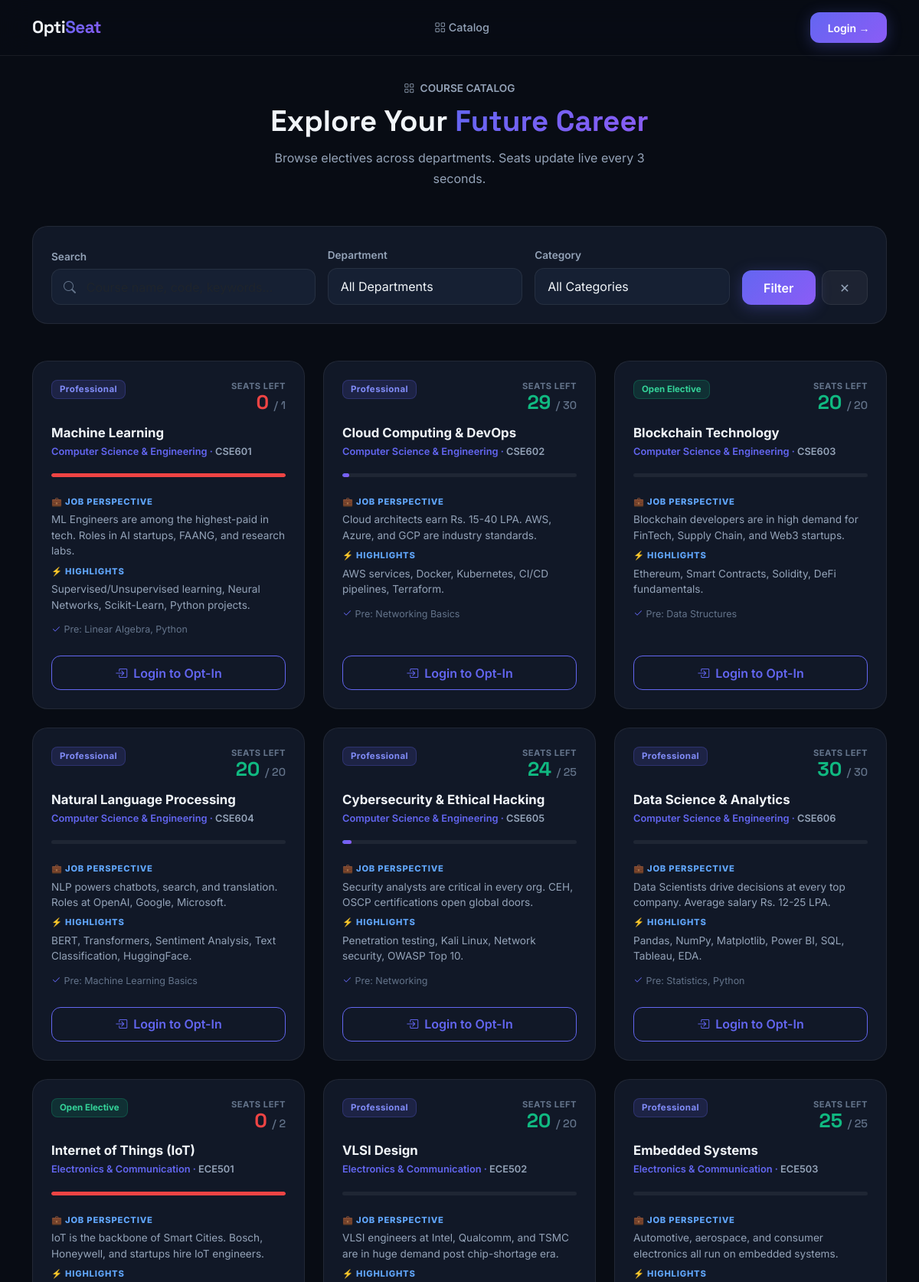
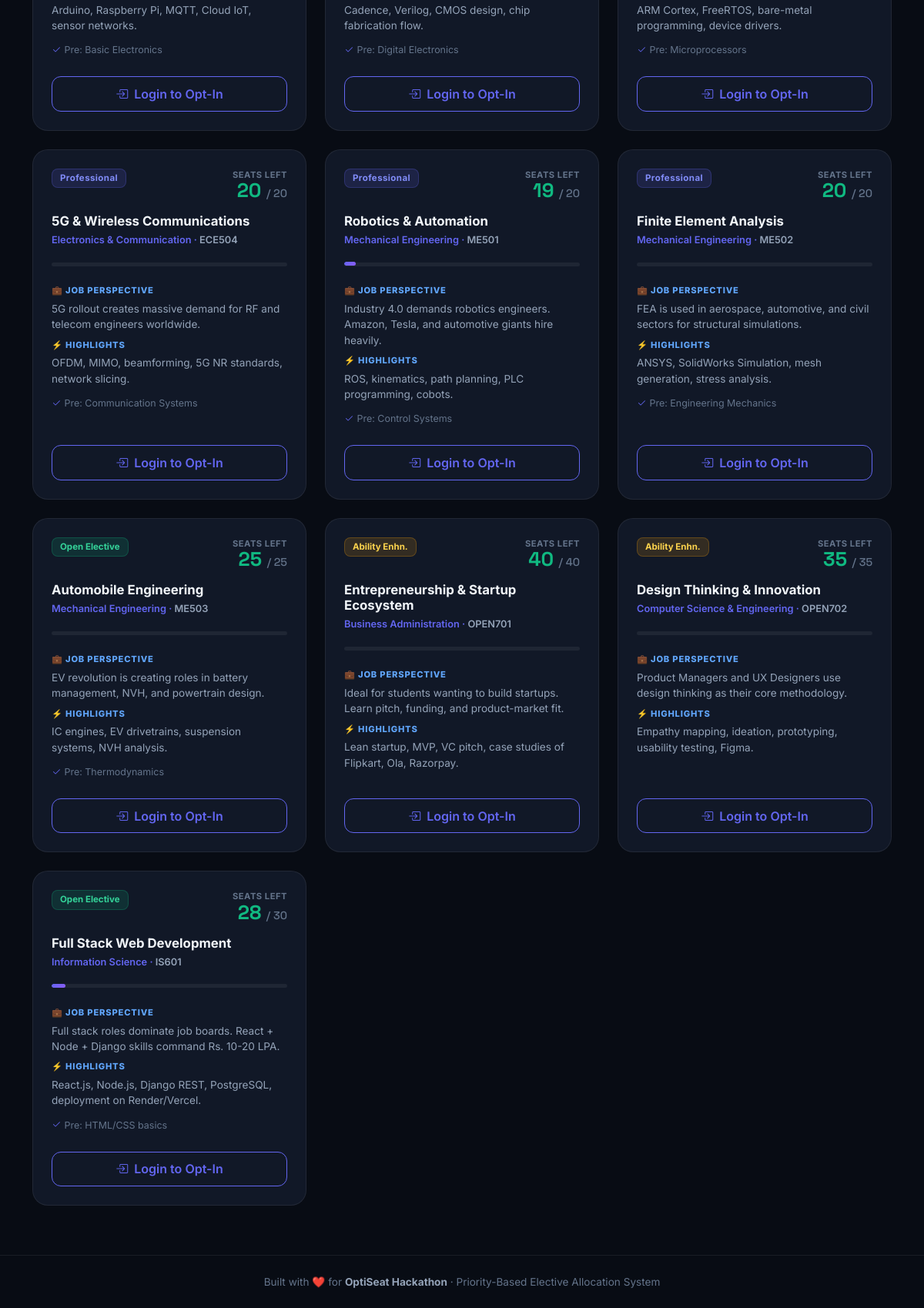
Page /catalog/ on the committed database (2 pictures, top to bottom).
### electives/models.py (models this page shows, shortened)
class Course(models.Model):
    name = models.CharField(max_length=200)
    code = models.CharField(max_length=20, unique=True)
    department = models.ForeignKey(Department, on_delete=models.CASCADE, related_name='courses')
    category = models.CharField(max_length=20, choices=CATEGORY_CHOICES)
    job_perspective = models.TextField()
    salient_features = models.TextField(blank=True)
    prerequisites = models.TextField(blank=True, default='None')
    is_open_elective = models.BooleanField(default=False)
    capacity = models.PositiveIntegerField(default=30)
    current_seats = models.PositiveIntegerField(default=0)
    @property
    def available_seats(self):
        return max(self.capacity - self.current_seats, 0)
    @property
    def fill_percentage(self):
        if self.capacity == 0:
            return 0
        return int((self.current_seats / self.capacity) * 100)

class Department(models.Model):
    name = models.CharField(max_length=100)
    code = models.CharField(max_length=10, unique=True)

### electives/views.py (the view)
# urls.py: path('catalog/',          views.catalog,             name='catalog'),
def catalog(request):
    courses   = Course.objects.select_related('department').all()
    cat_filter  = request.GET.get('category', '')
    dept_filter = request.GET.get('department', '')
    q_filter    = request.GET.get('q', '')
    if cat_filter:
        courses = courses.filter(category=cat_filter)
    if dept_filter:
        courses = courses.filter(department__code=dept_filter)
    if q_filter:
        courses = courses.filter(
            Q(name__icontains=q_filter) |
            Q(code__icontains=q_filter) |
            Q(job_perspective__icontains=q_filter)
        )
    student = get_student_or_none(request.user) if request.user.is_authenticated else None
    return render(request, 'electives/catalog.html', {
        'courses':      courses,
        'departments':  Department.objects.all(),
        'category_filter': cat_filter,
        'dept_filter':  dept_filter,
        'q_filter':     q_filter,
        'is_student':   student is not None,
    })

### templates/electives/catalog.html (shortened to what this page needs)
{% extends 'base.html' %}
{% block content %}
<div class="container">
  <div class="text-center mb-5 fade-up">
    <div style="color:var(--muted2);font-size:.85rem;font-weight:600;margin-bottom:.6rem;"><i class="bi bi-grid me-1"></i> COURSE CATALOG</div>
    <h1 class="section-title" style="font-size:2.4rem;">Explore Your <span class="text-grad">Future Career</span></h1>
    <p style="color:var(--muted2);max-width:520px;margin:0 auto;margin-top:.7rem;line-height:1.7;">
      Browse electives across departments. Seats update live every 3 seconds.
    </p>
  </div>
  <div class="glass-card p-4 mb-5 fade-up delay-1">
    <form method="get" id="filterForm">
      <div class="row g-3 align-items-end">
        <div class="col-lg-4">
          <label class="form-label">Search</label>
          <div class="position-relative">
            <i class="bi bi-search position-absolute" style="left:1rem;top:50%;transform:translateY(-50%);color:var(--muted);"></i>
            <input type="text" name="q" value="{{ q_filter }}" class="form-control search-box" placeholder="Course name, code, keywords…">
          </div>
        </div>
        <div class="col-lg-3">
          <label class="form-label">Department</label>
          <select name="department" class="form-select">
            <option value="">All Departments</option>
          </select>
        </div>
        <div class="col-lg-3">
          <label class="form-label">Category</label>
          <select name="category" class="form-select">
            <option value="">All Categories</option>
          </select>
        </div>
        <div class="col-lg-2">
          <div class="d-flex gap-2">
            <button type="submit" class="btn btn-accent flex-grow-1">Filter</button>
            <a href="{% url 'catalog' %}" class="btn btn-ghost">✕</a>
          </div>
        </div>
      </div>
    </form>
  </div>
  <div class="row g-4" id="courseGrid">
    {% for course in courses %}
    <div class="col-md-6 col-xl-4 fade-up" style="animation-delay:{{ forloop.counter0 }}00ms;">
      <div class="glass-card p-4 h-100 d-flex flex-column">
        <div class="d-flex justify-content-between align-items-start mb-3">
          {% if course.category == 'PROFESSIONAL' %}
            <span class="badge-pro">Professional</span>
          {% elif course.category == 'OPEN' %}
            <span class="badge-open">Open Elective</span>
          {% else %}
            <span class="badge-ability">Ability Enhn.</span>
          {% endif %}
          <div class="text-end">
            <div style="color:var(--muted);font-size:.7rem;font-weight:700;text-transform:uppercase;letter-spacing:.5px;">Seats Left</div>
            <div style="font-family:'Space Grotesk',sans-serif;font-size:1.6rem;font-weight:800;line-height:1;">
              <span class="seat-counter {% if course.available_seats < 3 %}seat-low{% else %}seat-ok{% endif %}"
                    data-course-id="{{ course.id }}">{{ course.available_seats }}</span>
              <span style="font-size:.9rem;color:var(--muted);font-weight:500;">/ {{ course.capacity }}</span>
            </div>
          </div>
        </div>
        <h3 style="font-weight:700;font-size:1.05rem;margin-bottom:.3rem;">{{ course.name }}</h3>
        <div style="color:var(--accent);font-size:.8rem;font-weight:600;margin-bottom:1.2rem;">
          {{ course.department.name }} · <span style="color:var(--muted2);">{{ course.code }}</span>
        </div>
        <div class="progress mb-4" style="height:5px;">
          <div class="progress-bar-accent" style="width:{{ course.fill_percentage }}%;{% if course.available_seats == 0 %}background:var(--red)!important;{% endif %}"></div>
        </div>
        <div class="flex-grow-1">
          <div class="mb-2">
            <div style="color:#60A5FA;font-size:.7rem;font-weight:800;text-transform:uppercase;letter-spacing:.8px;margin-bottom:.3rem;">💼 Job Perspective</div>
            <p style="color:var(--muted2);font-size:.85rem;line-height:1.5;margin:0;">{{ course.job_perspective|truncatewords:18 }}</p>
          </div>
          {% if course.salient_features %}
          <div class="mt-2 mb-2">
            <div style="color:#60A5FA;font-size:.7rem;font-weight:800;text-transform:uppercase;letter-spacing:.8px;margin-bottom:.3rem;">⚡ Highlights</div>
            <p style="color:var(--muted2);font-size:.85rem;line-height:1.5;margin:0;">{{ course.salient_features|truncatewords:12 }}</p>
          </div>
          {% endif %}
          {% if course.prerequisites and course.prerequisites != 'None' %}
          <div class="mt-2">
            <span style="color:var(--muted);font-size:.78rem;"><i class="bi bi-check2 text-accent me-1"></i>Pre: {{ course.prerequisites }}</span>
          </div>
          {% endif %}
        </div>
        <div class="mt-4">
          {% if user.is_authenticated and is_student %}
            <a href="{% url 'submit_preference' %}" class="btn btn-accent w-100 {% if course.available_seats == 0 %}opacity-50{% endif %}"
               {% if course.available_seats == 0 %}style="pointer-events:none;"{% endif %}>
              {% if course.available_seats > 0 %}
                <i class="bi bi-plus-lg me-1"></i> Add to Preferences
              {% else %}
                <i class="bi bi-x-circle me-1"></i> Fully Booked
              {% endif %}
            </a>
          {% elif user.is_staff %}
            <div class="text-center py-2" style="color:var(--muted);font-size:.82rem;"><i class="bi bi-eye me-1"></i>Admin View</div>
          {% else %}
            <a href="{% url 'login' %}" class="btn btn-outline-accent w-100">
              <i class="bi bi-box-arrow-in-right me-1"></i> Login to Opt-In
            </a>
          {% endif %}
        </div>
      </div>
    </div>
    {% empty %}
    <div class="col-12 text-center py-5" style="color:var(--muted);">
      <div style="font-size:3rem;margin-bottom:1rem;">🔍</div>
      <h5 style="font-weight:600;margin-bottom:.5rem;">No courses match your filters</h5>
      <a href="{% url 'catalog' %}" class="btn btn-ghost mt-2">Clear Filters</a>
    </div>
    {% endfor %}
  </div>
</div>
{% endblock %}

### templates/base.html (shortened to what this page needs)
<!DOCTYPE html>
<html lang="en" data-theme="dark">
<head>
    <link href="https://cdn.jsdelivr.net/npm/bootstrap@5.3.2/dist/css/bootstrap.min.css" rel="stylesheet">
    <link href="https://cdn.jsdelivr.net/npm/bootstrap-icons@1.11.3/font/bootstrap-icons.css" rel="stylesheet">
</head>
<body>
<nav class="navbar navbar-expand-lg">
  <div class="container">
    <a class="navbar-brand" href="{% url 'landing' %}">Opti<span>Seat</span></a>
    <div class="collapse navbar-collapse" id="nav">
      <ul class="navbar-nav mx-auto gap-1">
        <li class="nav-item"><a class="nav-link" href="{% url 'catalog' %}"><i class="bi bi-grid me-1"></i>Catalog</a></li>
      </ul>
      <ul class="navbar-nav align-items-center gap-2">
        {% if user.is_authenticated %}
          <li class="nav-item">
            <span class="nav-link text-muted-custom pe-0">
              <i class="bi bi-person-circle me-1"></i>{{ user.username }}
              {% if user.is_staff %}<small class="badge-pro ms-1">Admin</small>{% endif %}
            </span>
          </li>
          <li class="nav-item">
            <a href="{% url 'logout' %}" class="btn-ghost btn btn-sm rounded-3 py-1 px-3">Logout</a>
          </li>
        {% else %}
          <li class="nav-item">
            <a href="{% url 'login' %}" class="btn btn-accent btn-sm">Login →</a>
          </li>
        {% endif %}
      </ul>
    </div>
  </div>
</nav>
<div class="page-wrapper">
  {% block content %}{% endblock %}
</div>
<footer style="border-top:1px solid var(--border); padding: 1.5rem 0; text-align:center; color:var(--muted); font-size:.85rem;">
  <div class="container">
    Built with ❤️ for <strong style="color:var(--muted2)">OptiSeat Hackathon</strong> · Priority-Based Elective Allocation System
  </div>
</footer>
</body>
</html>

### templates/electives/catalog.html (style rules this page uses)
.seat-low { color:var(--red)!important; animation:pulse 2s infinite; }
.seat-ok { color:var(--green)!important; }
.search-box { background:var(--card2)!important;border:1px solid var(--border)!important;color:var(--text)!important;border-radius:12px;padding:.65rem 1rem .65rem 2.8rem!important; }

### rows in the picture
Course: category "Professional", available_seats "0", capacity "1", name "Machine Learning", department.name "Computer Science & Engineering", code "CSE601", job_perspective "ML Engineers are among the highest-paid in tech. Roles in AI startups, FAANG, and research labs.", salient_features "Supervised/Unsupervised learning, Neural Networks, Scikit-Learn, Python projects.", prerequisites "Linear Algebra, Python"
Course: category "Professional", available_seats "29", capacity "30", name "Cloud Computing & DevOps", department.name "Computer Science & Engineering", code "CSE602", job_perspective "Cloud architects earn Rs. 15-40 LPA. AWS, Azure, and GCP are industry standards.", salient_features "AWS services, Docker, Kubernetes, CI/CD pipelines, Terraform.", prerequisites "Networking Basics"
Course: category "Open Elective", available_seats "20", capacity "20", name "Blockchain Technology", department.name "Computer Science & Engineering", code "CSE603", job_perspective "Blockchain developers are in high demand for FinTech, Supply Chain, and Web3 startups.", salient_features "Ethereum, Smart Contracts, Solidity, DeFi fundamentals.", prerequisites "Data Structures"
Course: category "Professional", available_seats "20", capacity "20", name "Natural Language Processing", department.name "Computer Science & Engineering", code "CSE604", job_perspective "NLP powers chatbots, search, and translation. Roles at OpenAI, Google, Microsoft.", salient_features "BERT, Transformers, Sentiment Analysis, Text Classification, HuggingFace.", prerequisites "Machine Learning Basics"
Course: category "Professional", available_seats "24", capacity "25", name "Cybersecurity & Ethical Hacking", department.name "Computer Science & Engineering", code "CSE605", job_perspective "Security analysts are critical in every org. CEH, OSCP certifications open global doors.", salient_features "Penetration testing, Kali Linux, Network security, OWASP Top 10.", prerequisites "Networking"
Course: category "Professional", available_seats "30", capacity "30", name "Data Science & Analytics", department.name "Computer Science & Engineering", code "CSE606", job_perspective "Data Scientists drive decisions at every top company. Average salary Rs. 12-25 LPA.", salient_features "Pandas, NumPy, Matplotlib, Power BI, SQL, Tableau, EDA.", prerequisites "Statistics, Python"
Course: category "Open Elective", available_seats "0", capacity "2", name "Internet of Things (IoT)", department.name "Electronics & Communication", code "ECE501", job_perspective "IoT is the backbone of Smart Cities. Bosch, Honeywell, and startups hire IoT engineers.", salient_features "Arduino, Raspberry Pi, MQTT, Cloud IoT, sensor networks.", prerequisites "Basic Electronics"
Course: category "Professional", available_seats "20", capacity "20", name "VLSI Design", department.name "Electronics & Communication", code "ECE502", job_perspective "VLSI engineers at Intel, Qualcomm, and TSMC are in huge demand post chip-shortage era.", salient_features "Cadence, Verilog, CMOS design, chip fabrication flow.", prerequisites "Digital Electronics"
Course: category "Professional", available_seats "25", capacity "25", name "Embedded Systems", department.name "Electronics & Communication", code "ECE503", job_perspective "Automotive, aerospace, and consumer electronics all run on embedded systems.", salient_features "ARM Cortex, FreeRTOS, bare-metal programming, device drivers.", prerequisites "Microprocessors"
Course: category "Professional", available_seats "20", capacity "20", name "5G & Wireless Communications", department.name "Electronics & Communication", code "ECE504", job_perspective "5G rollout creates massive demand for RF and telecom engineers worldwide.", salient_features "OFDM, MIMO, beamforming, 5G NR standards, network slicing.", prerequisites "Communication Systems"
Course: category "Professional", available_seats "19", capacity "20", name "Robotics & Automation", department.name "Mechanical Engineering", code "ME501", job_perspective "Industry 4.0 demands robotics engineers. Amazon, Tesla, and automotive giants hire heavily.", salient_features "ROS, kinematics, path planning, PLC programming, cobots.", prerequisites "Control Systems"
Course: category "Professional", available_seats "20", capacity "20", name "Finite Element Analysis", department.name "Mechanical Engineering", code "ME502", job_perspective "FEA is used in aerospace, automotive, and civil sectors for structural simulations.", salient_features "ANSYS, SolidWorks Simulation, mesh generation, stress analysis.", prerequisites "Engineering Mechanics"
Course: category "Open Elective", available_seats "25", capacity "25", name "Automobile Engineering", department.name "Mechanical Engineering", code "ME503", job_perspective "EV revolution is creating roles in battery management, NVH, and powertrain design.", salient_features "IC engines, EV drivetrains, suspension systems, NVH analysis.", prerequisites "Thermodynamics"
Course: category "Ability Enhn.", available_seats "40", capacity "40", name "Entrepreneurship & Startup Ecosystem", department.name "Business Administration", code "OPEN701", job_perspective "Ideal for students wanting to build startups. Learn pitch, funding, and product-market fit.", salient_features "Lean startup, MVP, VC pitch, case studies of Flipkart, Ola, Razorpay."
Course: category "Ability Enhn.", available_seats "35", capacity "35", name "Design Thinking & Innovation", department.name "Computer Science & Engineering", code "OPEN702", job_perspective "Product Managers and UX Designers use design thinking as their core methodology.", salient_features "Empathy mapping, ideation, prototyping, usability testing, Figma."
Course: category "Open Elective", available_seats "28", capacity "30", name "Full Stack Web Development", department.name "Information Science", code "IS601", job_perspective "Full stack roles dominate job boards. React + Node + Django skills command Rs. 10-20 LPA.", salient_features "React.js, Node.js, Django REST, PostgreSQL, deployment on Render/Vercel.", prerequisites "HTML/CSS basics"
